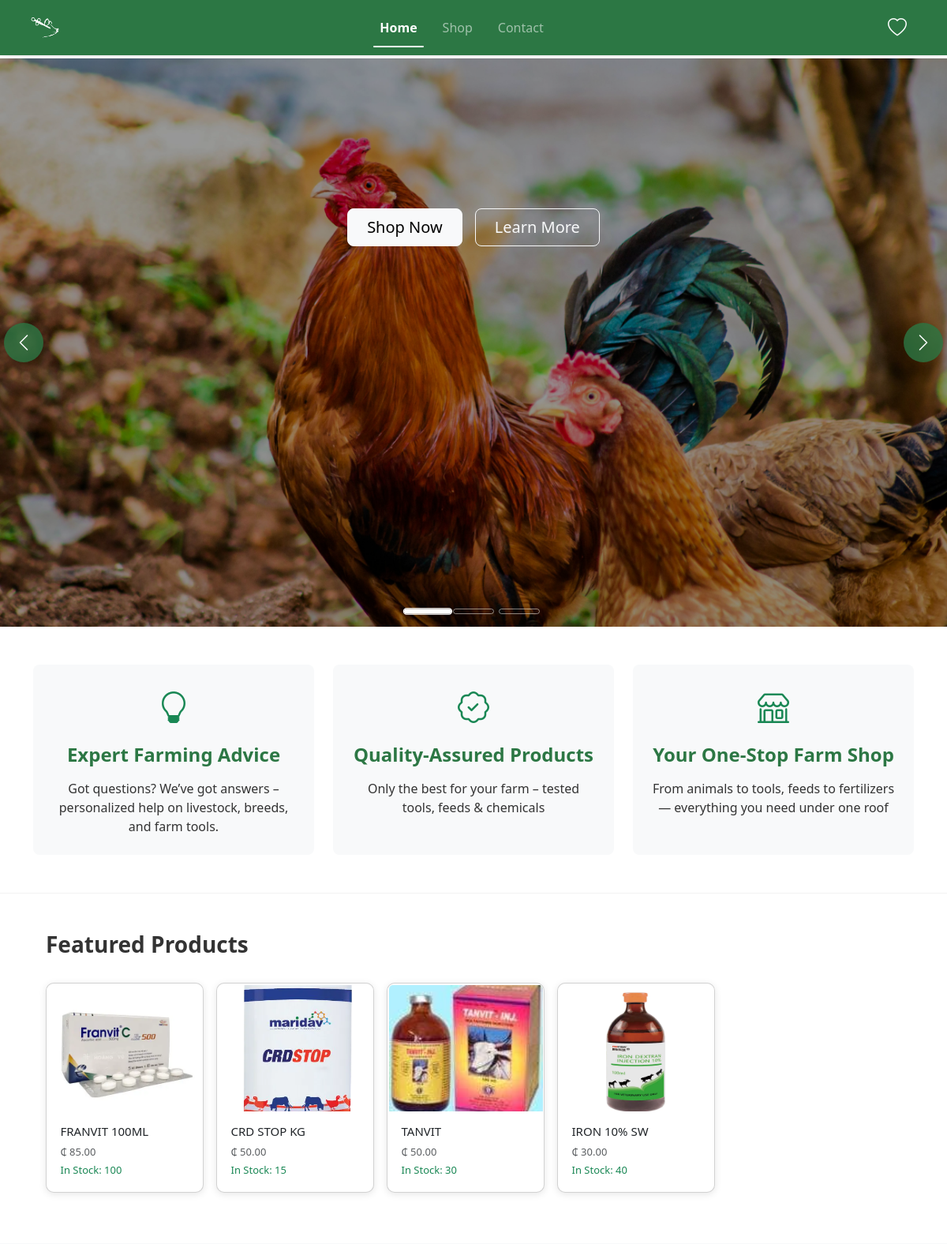
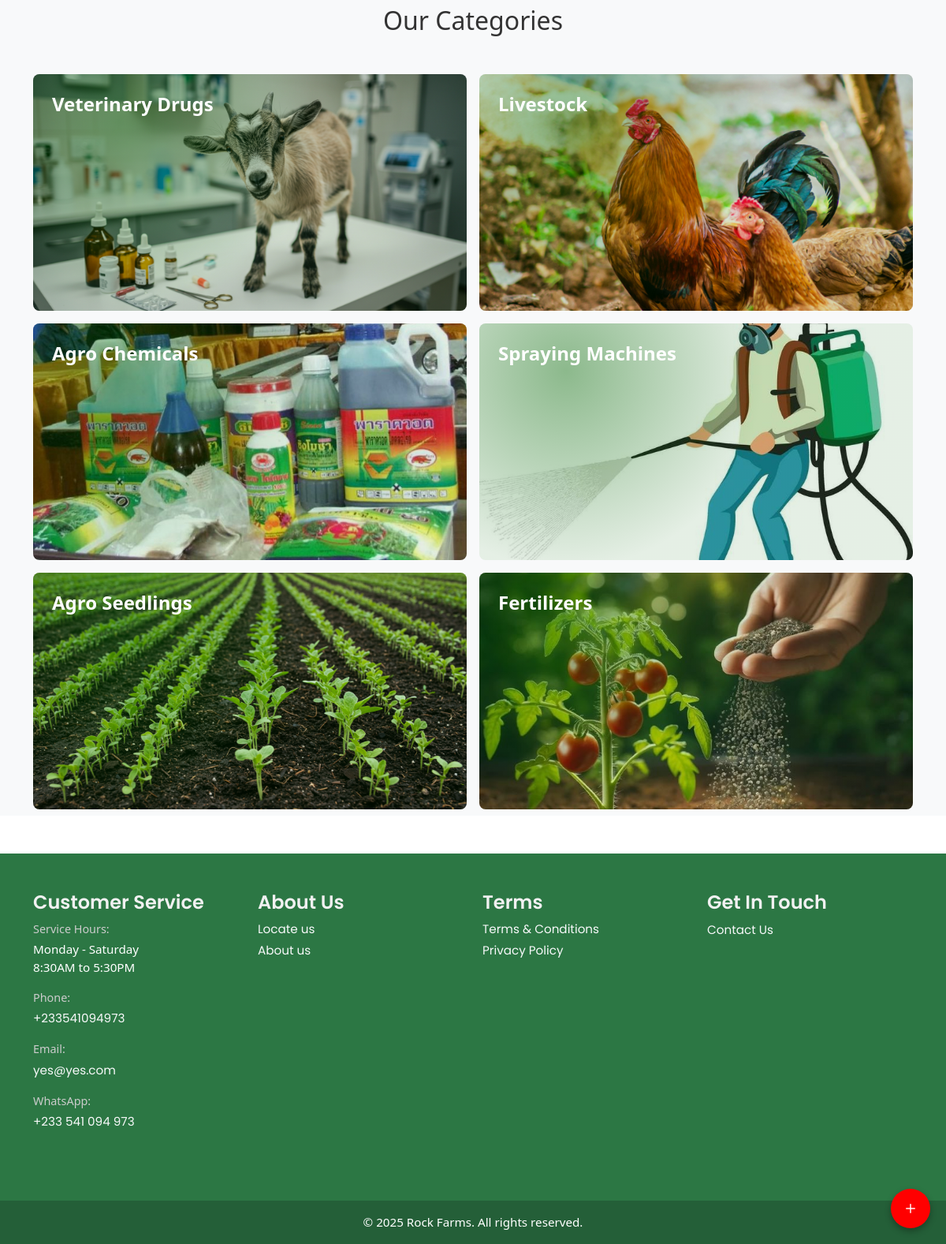
The page / on the database its author committed (2 pictures, top to bottom).
### store/models.py (models this page shows, shortened)
class Product(models.Model):
    name = models.CharField(max_length=200)
    category = models.ForeignKey(Category, on_delete=models.CASCADE)
    subcategory = models.ForeignKey(SubCategory, on_delete=models.SET_NULL, null=True, blank=True)
    price = models.DecimalField(max_digits=10, decimal_places=2)
    image = models.ImageField(upload_to='products/', blank=True, null=True)
    description = models.TextField()
    is_featured = models.BooleanField(default=False)
    stock = models.PositiveIntegerField(default=0)
    created_at = models.DateTimeField(auto_now_add=True)
    slug = models.SlugField(unique=True, blank=True)

class Category(models.Model):
    name = models.CharField(max_length=100)
    image = models.ImageField(upload_to='categories/')
    slug = models.SlugField(unique=True)
    class Meta:
        verbose_name_plural = "Categories"

### store/views.py (the view)
# urls.py: 2. Add a URL to urlpatterns:  path('', views.home, name='home')
def home(request):
    try:
        featured_products = Product.objects.filter(is_featured=True)[:4]
        categories = Category.objects.all()
        context = {
            'featured_products': featured_products,
            'categories': categories
        }
    except ObjectDoesNotExist:
        context = {
            'featured_products': [],
            'categories': []
        }
    return render(request, 'store/home.html', context)

### templates/store/home.html (shortened to what this page needs)
{% extends 'base.html' %}
{% load static %}
{% block content %}
<section class="hero-carousel">
  <div id="heroCarousel" class="carousel slide" data-bs-ride="carousel">
    <div class="carousel-indicators">
      <button type="button" data-bs-target="#heroCarousel" data-bs-slide-to="0" class="active"></button>
      <button type="button" data-bs-target="#heroCarousel" data-bs-slide-to="1"></button>
      <button type="button" data-bs-target="#heroCarousel" data-bs-slide-to="2"></button>
    </div>
    <div class="carousel-inner">
      <div class="carousel-item active">
        <img src="{% static 'images/livestock.jpg' %}" class="d-block w-100" alt="Farm Fresh Produce">
        <div class="carousel-caption">
          <div class="d-flex gap-3 justify-content-center">
            <a href="/shop/" class="btn btn-light btn-lg px-4">Shop Now</a>
            <a href="#features" class="btn btn-outline-light btn-lg px-4">Learn More</a>
          </div>
        </div>
      </div>
    </div>
    <button class="carousel-control-prev" type="button" data-bs-target="#heroCarousel" data-bs-slide="prev">
      <span class="carousel-control-prev-icon" aria-hidden="true"></span>
    </button>
    <button class="carousel-control-next" type="button" data-bs-target="#heroCarousel" data-bs-slide="next">
      <span class="carousel-control-next-icon" aria-hidden="true"></span>
    </button>
  </div>
</section>
<section class="features-section py-5 bg-white">
  <div class="container">
    <div class="row g-4">
      <div class="col-md-4">
        <div class="feature-card text-center p-4 h-100">
          <div class="feature-icon mb-3">
            <i class="bi bi-lightbulb fs-1 text-success"></i>
          </div>
          <h3 class="h4 mb-3">Expert Farming Advice</h3>
          <p class="mb-0">Got questions? We’ve got answers – personalized help on livestock, breeds, and farm tools.</p>
        </div>
      </div>
      <div class="col-md-4">
        <div class="feature-card text-center p-4 h-100">
          <div class="feature-icon mb-3">
            <i class="bi bi-patch-check fs-1 text-success"></i>
          </div>
          <h3 class="h4 mb-3">Quality-Assured Products</h3>
          <p class="mb-0">Only the best for your farm – tested tools, feeds & chemicals</p>
        </div>
      </div>
      <div class="col-md-4">
        <div class="feature-card text-center p-4 h-100">
          <div class="feature-icon mb-3">
            <i class="bi bi-shop fs-1 text-success"></i>
          </div>
          <h3 class="h4 mb-3">Your One-Stop Farm Shop</h3>
          <p class="mb-0">From animals to tools, feeds to fertilizers — everything you need under one roof</p>
        </div>
      </div>
    </div>
  </div>
</section>
<section class="container my-5">
  <h2 class="section-title m-3">Featured Products</h2>
  <div class="scrolling-wrapper d-flex flex-nowrap overflow-auto">
    {% for product in featured_products %}
      <div class="card product-card me-3 flex-shrink-0" style="width: 200px;">
        <img src="{{ product.image.url }}" class="card-img-top" alt="{{ product.name }}">
        <div class="card-body">
          <h5 class="card-title">{{ product.name }}</h5>
          <p class="card-text mb-1 text-muted">₵ {{ product.price|floatformat:2 }}</p>
          <p class="card-text text-success">In Stock: {{ product.stock }}</p>
        </div>
      </div>
    {% empty %}
      <p class="ms-3">No featured products yet.</p>
    {% endfor %}
  </div>
</section>
<section class="categories-section bg-light py-2">
  <div class="container">
    <h2 class="text-center mb-5">Our Categories</h2>
    <div class="row g-3">
      {% for category in categories %}
      <div class="col-md-6">
        <a href="{% url 'category-view' category.slug %}" class="text-decoration-none">
          <div class="category-box col rounded-3 text-white"
                style="background-image:url('{{ category.image.url }}');">
            <h4>{{ category.name }}</h4>
          </div>
        </a>
      </div>
      {% empty %}
        <p>No categories yet.</p>
      {% endfor %}
    </div>
  </div>
</section>
{% endblock %}

### templates/base.html (shortened to what this page needs)
{% load static %}
<!DOCTYPE html>
<html lang="en">
    <head>
        <link href="https://cdn.jsdelivr.net/npm/bootstrap@5.3.0/dist/css/bootstrap.min.css" rel="stylesheet">
        <link rel="stylesheet" href="https://cdn.jsdelivr.net/npm/bootstrap-icons@1.8.0/font/bootstrap-icons.css">
        <link  rel="stylesheet" href="{% static 'css/style.css' %}">
        <link rel="stylesheet" href="{% static 'css/contact.css' %}">
    </head>
    <body>
        {% include 'navbar.html'%}
        <div class="container-fluid mt-1 p-0">
            {% block content %}{% endblock %}
        </div>
        <footer class="footer-section text-light mt-5 custom-footer">
            <div class="container py-5">
                <div class="row">
                <div class="col-md-3 mb-4 footer-column">
                    <div class="collapse d-md-block" id="footerCustomer">
                    <h5 class="d-none d-md-block">Customer Service</h5>
                    <p class="small mb-1">Service Hours:</p>
                    <p class="small">Monday - Saturday<br>8:30AM to 5:30PM</p>
                    <p class="small mb-1">Phone:</p>
                    <p class="small">
                        <a href="tel:+233541094973" class="text-light text-decoration-none"> +233541094973</a>
                    </p>
                    <p class="small mb-1">Email:</p>
                    <p class="small">
                        <a href="mailto:yes@yes.com" class="text-light text-decoration-none">yes@yes.com</a>
                    </p>
                    <p class="small mb-1">WhatsApp:</p>
                    <p class="small">
                        <a href="https://wa.me/233541094973" target="_blank" class="text-light text-decoration-none">+233 541 094 973</a>
                    </p>
                    </div>
                </div>
                <div class="col-md-3 mb-4 footer-column">
                    <div class="collapse d-md-block" id="footerAbout">
                    <h5 class="d-none d-md-block">About Us</h5>
                    <p class="small mb-1">
                        <a href="{% url 'contact' %}#locate-us" class="text-light text-decoration-none">Locate us</a>
                    </p>
                    <p class="small mb-0">
                        <a href="#" class="text-light text-decoration-none">About us</a>
                    </p>
                    </div>
                </div>
                <div class="col-md-3 mb-4 footer-column">
                    <div class="collapse d-md-block" id="footerTerms">
                    <h5 class="d-none d-md-block">Terms</h5>
                    <p class="small mb-1">
                        <a href="#" class="text-light text-decoration-none">Terms & Conditions</a>
                    </p>
                    <p class="small mb-0">
                        <a href="#" class="text-light text-decoration-none">Privacy Policy</a>
                    </p>
                    </div>
                </div>
                <div class="col-md-3 mb-4 footer-column">
                    <div class="collapse d-md-block" id="footerContact">
                    <h5 class="d-none d-md-block">Get In Touch</h5>
                    <p class="small">
                        <a href="{% url 'contact' %}#contact-cards" class="text-light text-decoration-none">Contact Us</a>
                    </p>
                    </div>
                </div>
                </div>
            </div>
            <div class="footer-bottom text-center py-3">
                <p class="small mb-0">&copy; 2025 Rock Farms. All rights reserved.</p>
            </div>
        </footer>
        <div class="fab-container">
            <div class="fab-main" id="fabToggle">
                <i class="bi bi-plus"></i>
            </div>
        </div>
    </body>
</html>

### templates/navbar.html (shortened to what this page needs)
{% load static %}
<nav class="navbar navbar-expand-lg navbar-dark" style="background-color: #2c7744;">
  <div class="container">
    <a class="navbar-brand" href="/">
      <img src="{% static 'images/RockFarmsLogo.png' %}" alt="Rock Farms" class="d-inline-block align-top" style="height: 60px;">
    </a>
    <div class="collapse navbar-collapse" id="desktopNav">
      <ul class="navbar-nav mx-auto">
        <li class="nav-item px-2">
          <a class="nav-link {% if request.path == '/' %}active{% endif %}" href="/">Home</a>
        </li>
        <li class="nav-item px-2">
          <a class="nav-link {% if '/shop/' in request.path %}active{% endif %}" href="{% url 'shop' %}">Shop</a>
        </li>
        <li class="nav-item px-2">
          <a class="nav-link {% if '/contact/' in request.path %}active{% endif %}" href="{% url 'contact' %}">Contact</a>
        </li>
      </ul>
      <div class="d-flex align-items-center">
        <button class="btn btn-link text-white me-3" data-bs-toggle="modal" data-bs-target="#searchModal">
        </button>
        <a href="{% url 'wishlist' %}" id="wishlist-btn" class="btn btn-link text-white position-relative">
          <i class="bi bi-heart fs-4"></i>
        </a>
      </div>
    </div>
  </div>
</nav>

### static/css/style.css (style rules this page uses)
body { font-family: 'Segoe UI', system-ui, sans-serif; color: #333; }
.navbar { box-shadow: 0 2px 15px rgba(0,0,0,0.1); padding: 0.5rem 0; background-color: #2c7744 !important; transition: all 0.3s ease; }
.navbar-nav { font-weight: 500; }
.nav-link.active { position: relative; font-weight: 600; }
.nav-link.active::after { content: ''; position: absolute; bottom: -5px; left: 0; width: 100%; height: 2px; background-color: white; border-radius: 2px; }
.navbar .btn-link { padding: 0.5rem; transition: transform 0.2s ease; }
.navbar-brand img { height: 80px; max-height: 100px; object-fit: contain; margin: -15px; padding: -20px; }
footer.footer-section { background-color: #2c7744 !important; }
.footer-bottom { background-color: #245f38 !important; }
.custom-footer h5 { font-family: 'Poppins', sans-serif; font-weight: 600; font-size: 1.5rem; color: #f1f1f1; }
.custom-footer p.small.mb-1 { color: #cccccc; font-size: 0.9rem; }
.custom-footer p.small:not(.mb-1) { color: #ffffff; font-size: 0.95rem; }
.custom-footer a { color: #ffffff; font-family: 'Poppins', sans-serif; font-size: 0.95rem; }
.fab-container { position: fixed; bottom: 20px; right: 20px; z-index: 999; }
.fab-main { background-color: #ff0000; color: #fff; width: 50px; height: 50px; border-radius: 50%; display: flex; justify-content: center; align-items: center; font-size: 24px; cursor: pointer; box-shadow: 0 4px 8px rgba(0, 0, 0, 0.3); transition: transform 0.3s ease; }
.hero-carousel { position: relative; }
.hero-carousel .carousel-item { height: 90vh; min-height: 500px; max-height: 800px; }
.hero-carousel .carousel-item img { object-fit: cover; height: 100%; width: 100%; filter: brightness(0.6); }
.hero-carousel .carousel-caption { position: absolute; top: 50%; left: 50%; transform: translate(-50%, -50%); width: 100%; padding: 0 1rem; text-align: center; }
.hero-carousel .carousel-control-prev, .hero-carousel .carousel-control-next { width: 50px; height: 50px; background-color: rgba(44, 119, 68, 0.8); border-radius: 50%; top: 50%; transform: translateY(-50%); opacity: 1; transition: all 0.3s ease; }
.hero-carousel .carousel-control-prev { left: 5px; }
.hero-carousel .carousel-control-next { right: 5px; }
.hero-carousel .carousel-control-prev-icon, .hero-carousel .carousel-control-next-icon { width: 1.5rem; height: 1.5rem; background-size: 100% 100%; filter: brightness(0) invert(1); }
.hero-carousel .carousel-indicators button { width: 50px; height: 5px; border-radius: 10px; border: 0.5px solid white; background-color: transparent; }
.hero-carousel .carousel-indicators button.active { background-color: white; transform: scale(1.2); }
.features-section { border-bottom: 1px solid rgba(0,0,0,0.05); }
.feature-card { transition: all 0.3s ease; border-radius: 8px; background-color: #f8f9fa; }
.feature-icon { transition: transform 0.3s ease; }
.feature-card h3 { color: #2c7744; font-weight: 600; }
.section-title { font-size: 1.75rem; font-weight: 600; }
.scrolling-wrapper { padding: 1rem; scroll-snap-type: x mandatory; }
.card-img-top { height: 300px; background-size: contain; object-fit: contain; }
.product-card { scroll-snap-align: start; border-radius: 10px; box-shadow: 0 2px 10px rgba(0, 0, 0, 0.1); transition: transform 0.2s ease-in-out, box-shadow 0.3s ease; padding: 1.5px; }
.product-card img { height: 160px; transition: transform 0.3s ease; object-fit: cover; }
.product-card .card-body h5 { font-size: 15px; }
.product-card .card-body p { font-size: 13px; }
.category-box { position: relative; background-size: cover; background-position: center; color: white; border-radius: 5rem; height: 300px; padding: 1.5rem; overflow: hidden; display: flex; align-items: flex-start; justify-content: flex-start; }
.category-box::before { content: ''; position: absolute; top: 0; left: 0; width: 100%; height: 100%; background: radial-gradient( circle at 20% 20%, rgba(0, 100, 0, 0.45), rgba(0, 100, 0, 0.1) 50% ); z-index: 1; transition: background 0.3s ease; }
.category-box h4 { position: relative; z-index: 3; font-weight: bold; font-size: 1.5rem; }

### templates/base.html (style rules this page uses)
html { scroll-behavior: smooth; }

### rows shown on the page
Product: image (picture), name "FRANVIT 100ML", price "85.00", stock "100"
Product: image (picture), name "CRD STOP KG", price "50.00", stock "15"
Product: image (picture), name "TANVIT", price "50.00", stock "30"
Product: image (picture), name "IRON 10% SW", price "30.00", stock "40"
Category: image (picture), name "Veterinary Drugs"
Category: image (picture), name "Livestock"
Category: image (picture), name "Agro Chemicals"
Category: image (picture), name "Spraying Machines"
Category: image (picture), name "Agro Seedlings"
Category: image (picture), name "Fertilizers"
